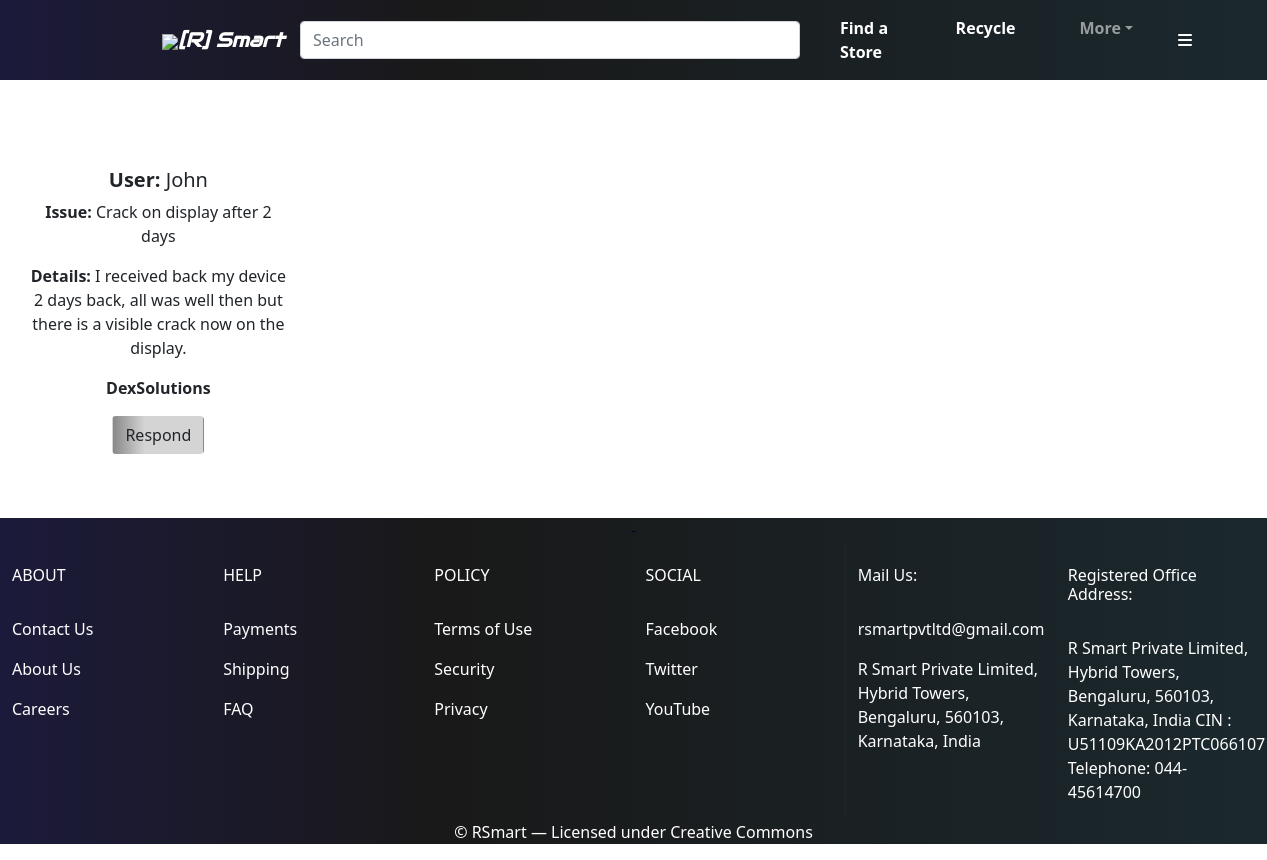
Page /webapp/viewcomplaints/1 on the committed database.
### smartapp/models.py (models this page shows)
class writecomplaintmodel(models.Model):
    fname = models.CharField(max_length=45)
    email = models.EmailField()
    company = models.CharField(max_length=50)
    subject = models.CharField(max_length=50)
    message = models.CharField(max_length=500)

class servicecentermodel(models.Model):
    companyname = models.CharField(max_length=25)
    email = models.EmailField()
    password = models.CharField(max_length=20)
    number = models.IntegerField()
    address = models.CharField(max_length=100)

### smartapp/views.py (the view)
# urls.py: path('viewcomplaints/<int:id>', viewcomplaint),
def viewcomplaint(request, id):
    a = writecomplaintmodel.objects.all()
    b = servicecentermodel.objects.get(id=id)
    cn = b.companyname
    return render(request, 'viewcomplaint.html', {'a':a, 'cn':cn})

### smartapp/templates/viewcomplaint.html (shortened to what this page needs)
<!DOCTYPE html>
<html lang="en">
{% load static %}
<head>
    <link href="https://cdn.jsdelivr.net/npm/bootstrap@5.0.2/dist/css/bootstrap.min.css" rel="stylesheet"
>
</head>
    <nav class="navbar navbar-expand-lg navbar-dark" style="background: rgb(2,0,36);
background: linear-gradient(90deg, rgba(2,0,36,0.8996848739495799) 0%, rgba(0,0,0,0.9024859943977591) 35%, rgba(1,16,22,0.8996848739495799) 100%);">
        <div class="container-fluid" style="margin-left: 150px;">
            <div><img src="https://assets.cdn.ifixit.com/static/images/footer/fist-circle-white.png"></div>
            <b><a class="navbar-brand" style="font-family: Audiowide, sans-serif" href="http://127.0.0.1:8000/webapp/userprofile/"><i>[R] Smart</i></a></b>
            <form class="d-flex">
                <input class="form-control me-2" type="search" placeholder="Search" aria-label="Search" style="width: 500px;">
            </form>
            <div class="collapse navbar-collapse" id="navbarSupportedContent">
                <ul class="navbar-nav me-auto mb-2 mb-lg-0">
                    <li class="nav-item">
                        <a class="nav-link active me-4 ms-4" href="http://127.0.0.1:8000/webapp/offlinestoresdisplay/"><b>Find a Store</b></a>
                    </li>
                    <li class="nav-item">
                        <a class="nav-link active me-4 ms-4" href="http://127.0.0.1:8000/webapp/recycle/"><b>Recycle</b></a>
                    </li>
                    <li class="nav-item dropdown me-4 ms-4">
                        <a class="nav-link dropdown-toggle" href="#" role="button" data-bs-toggle="dropdown" aria-expanded="false"><b>More</b></a>
                    </li>
                </ul>
                                  <button class="btn" type="button" data-bs-toggle="offcanvas" data-bs-target="#offcanvasRight" aria-controls="offcanvasRight" style="color: white; margin-right: 50px;"><i class="fa-solid fa-bars"></i></button>
            </div>
        </div>
    </nav><br>
<body background="https://pixabay.com/get/gddfda74527197761653e84cd510f66144f15d174b386da997ab0b1956ba501c44243e93173f76600910ec952f1fc5178fe5d79fceeeb1075b4c511b16938e8557ad0fad2870bb0a51152e4266fbc61b8_1920.jpg">
{% for i in a %}
<div class="container-fluid">
        <div class="row">
            <div class="col-lg-3 col-md-3 col-sm-10"><br>
                <div class="card" style="border: none;"><br>
                    <div align="center" class="card-body">
                        <h5><b>User:</b> {{i.fname}}</h5>
                        <p><b>Issue:</b> {{i.subject}}</p>
                        <p><b>Details:</b> {{i.message}}</p>
                        <p><b>{{cn}}</b></p>
                        <a href="http://127.0.0.1:8000/webapp/complaintreview/{{i.id}}"  class="btn text-black" style="background: linear-gradient(90deg, rgba(136,136,136,1) 0%, rgba(212,212,212,1) 35%);">Respond</a>
                    </div>
                </div>
            </div>
        </div>
</div>
{% endfor %}
</body>
    <div class="container-fluid text-white mt-5" style="background: rgb(2,0,36);
background: linear-gradient(90deg, rgba(2,0,36,0.8996848739495799) 0%, rgba(0,0,0,0.9024859943977591) 35%, rgba(1,16,22,0.8996848739495799) 100%);">
        <div class="row">
            <div align="center" style="color: rgb(2,0,36);">-</div>
            <div class="col-lg-2 col-md-4 col-sm-10"><br>
                <h6>ABOUT</h6><br>
                <p>Contact Us</p>
                <p>About Us</p>
                <p>Careers</p>
            </div>
            <div class="col-lg-2 col-md-4 col-sm-10"><br>
                <h6>HELP</h6><br>
                <p>Payments</p>
                <p>Shipping</p>
                <p>FAQ</p>
            </div>
            <div class="col-lg-2 col-md-4 col-sm-10"><br>
                <h6>POLICY</h6><br>
                <p>Terms of Use</p>
                <p>Security</p>
                <p>Privacy</p>
            </div>
            <div class="col-lg-2 col-md-4 col-sm-10"><br>
                <h6>SOCIAL</h6><br>
                <p>Facebook</p>
                <p>Twitter</p>
                <p>YouTube</p>
            </div>
            <div class="col-lg-2 col-md-4 col-sm-10 border-start border-dark"><br>
                <h6>Mail Us:</h6><br>
                <p>rsmartpvtltd@gmail.com</p><p>
                    R Smart Private Limited,
                    Hybrid Towers,
                    Bengaluru, 560103,
                    Karnataka, India</p>
            </div>
            <div class="col-lg-2 col-md-4 col-sm-10"><br>
                <h6>Registered Office Address:</h6><br>
                <p>R Smart Private Limited,
                    Hybrid Towers,
                    Bengaluru, 560103,
                    Karnataka, India
                    CIN : U51109KA2012PTC066107
                    Telephone: 044-45614700</p>
            </div>
        </div>
        <p align="center">© RSmart — Licensed under Creative Commons</p>
    </div>
</html>

### rows in the picture
writecomplaintmodel: fname "John", subject "Crack on display after 2 days", message "I received back my device 2 days back, all was well then but there is a visible crack now on the display."
servicecentermodel: companyname "DexSolutions"
